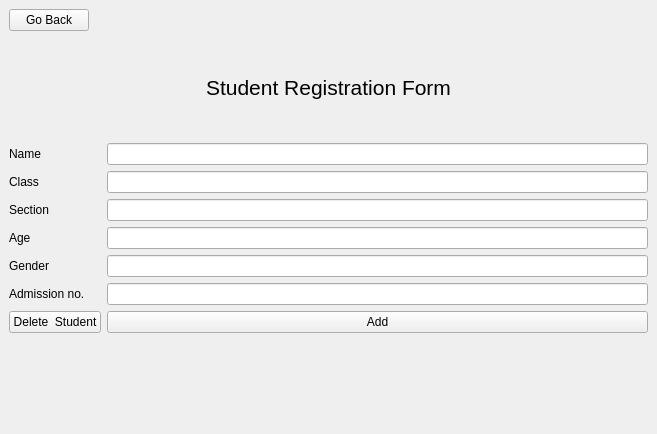
<?xml version="1.0" encoding="UTF-8"?>
<ui version="4.0">
 <class>MainWindow</class>
 <widget class="QMainWindow" name="MainWindow">
  <property name="geometry">
   <rect>
    <x>0</x>
    <y>0</y>
    <width>657</width>
    <height>434</height>
   </rect>
  </property>
  <property name="sizePolicy">
   <sizepolicy hsizetype="Fixed" vsizetype="Fixed">
    <horstretch>0</horstretch>
    <verstretch>0</verstretch>
   </sizepolicy>
  </property>
  <property name="windowTitle">
   <string>MainWindow</string>
  </property>
  <widget class="QWidget" name="centralwidget">
   <layout class="QFormLayout" name="formLayout">
    <item row="0" column="0">
     <widget class="QPushButton" name="home_page">
      <property name="text">
       <string>Go Back</string>
      </property>
     </widget>
    </item>
    <item row="1" column="0" colspan="2">
     <widget class="QLabel" name="label_9">
      <property name="minimumSize">
       <size>
        <width>0</width>
        <height>100</height>
       </size>
      </property>
      <property name="font">
       <font>
        <pointsize>16</pointsize>
       </font>
      </property>
      <property name="text">
       <string>Student Registration Form</string>
      </property>
      <property name="alignment">
       <set>Qt::AlignCenter</set>
      </property>
     </widget>
    </item>
    <item row="3" column="0">
     <widget class="QLabel" name="label">
      <property name="text">
       <string>Name</string>
      </property>
     </widget>
    </item>
    <item row="3" column="1">
     <widget class="QLineEdit" name="name"/>
    </item>
    <item row="4" column="0">
     <widget class="QLabel" name="label_2">
      <property name="text">
       <string>Class</string>
      </property>
     </widget>
    </item>
    <item row="4" column="1">
     <widget class="QLineEdit" name="cls"/>
    </item>
    <item row="5" column="0">
     <widget class="QLabel" name="label_3">
      <property name="text">
       <string>Section</string>
      </property>
     </widget>
    </item>
    <item row="5" column="1">
     <widget class="QLineEdit" name="section"/>
    </item>
    <item row="6" column="0">
     <widget class="QLabel" name="label_4">
      <property name="text">
       <string>Age</string>
      </property>
     </widget>
    </item>
    <item row="6" column="1">
     <widget class="QLineEdit" name="age"/>
    </item>
    <item row="7" column="0">
     <widget class="QLabel" name="label_5">
      <property name="text">
       <string>Gender</string>
      </property>
     </widget>
    </item>
    <item row="7" column="1">
     <widget class="QLineEdit" name="gender"/>
    </item>
    <item row="8" column="0">
     <widget class="QLabel" name="label_6">
      <property name="text">
       <string>Admission no.</string>
      </property>
     </widget>
    </item>
    <item row="8" column="1">
     <widget class="QLineEdit" name="admno"/>
    </item>
    <item row="9" column="0">
     <widget class="QPushButton" name="delete_2">
      <property name="text">
       <string>Delete  Student</string>
      </property>
     </widget>
    </item>
    <item row="9" column="1">
     <widget class="QPushButton" name="add_data">
      <property name="text">
       <string>Add</string>
      </property>
     </widget>
    </item>
   </layout>
  </widget>
 </widget>
 <resources/>
 <connections/>
</ui>
